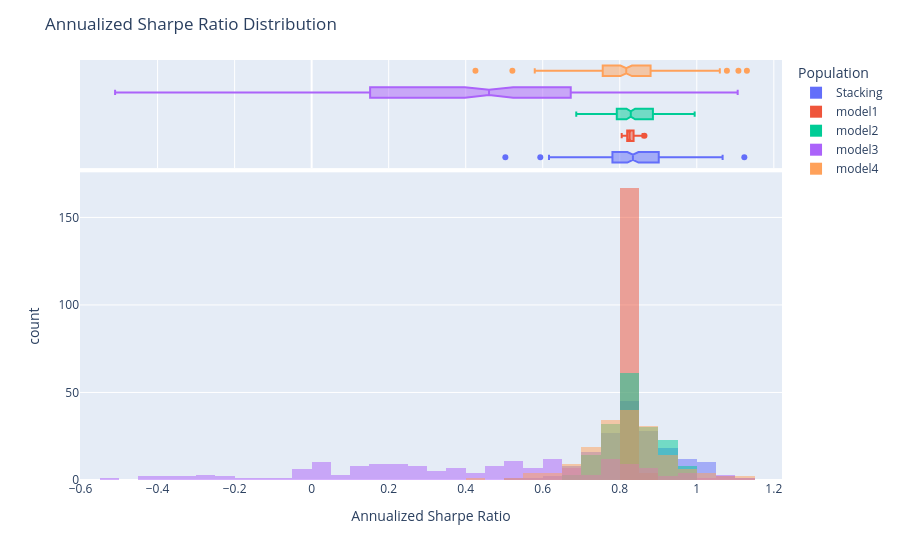

Here is the notebook cell this chart was saved with:
### Code cell
population = Population([])
for model_name, model in model_stacking.estimators:
    pred = cross_val_predict(
        model,
        X_test,
        cv=cv,
        n_jobs=-1,
        portfolio_params=dict(tag=model_name),
    )
    population.extend(pred)
population.extend(pred_stacking)

fig = population.plot_distribution(
    measure_list=[RatioMeasure.ANNUALIZED_SHARPE_RATIO],
    n_bins=40,
    tag_list=["Stacking", "model1", "model2", "model3", "model4"],
)
show(fig)

### Figure 1 — Plotly figure (JSON) as saved in the notebook; plotly's stock layout.template omitted (floating-point values rounded to 4 significant figures; data arrays with more than 128 entries replaced by an {"elided": "..."} marker saying what was removed)
{"data": [{"alignmentgroup": "True", "bingroup": "x", "hovertemplate": "Population=Stacking<br>_value=%{x}<br>count=%{y}<extra></extra>", "legendgroup": "Stacking", "marker": {"color": "#636efa", "opacity": 0.5, "pattern": {"shape": ""}}, "name": "Stacking", "nbinsx": 40, "offsetgroup": "Stacking", "orientation": "v", "showlegend": true, "type": "histogram", "x": {"elided": "171 float values"}, "xaxis": "x", "yaxis": "y"}, {"alignmentgroup": "True", "hovertemplate": "Population=Stacking<br>_value=%{x}<extra></extra>", "legendgroup": "Stacking", "marker": {"color": "#636efa"}, "name": "Stacking", "notched": true, "offsetgroup": "Stacking", "showlegend": false, "type": "box", "x": {"elided": "171 float values"}, "xaxis": "x2", "yaxis": "y2"}, {"alignmentgroup": "True", "bingroup": "x", "hovertemplate": "Population=model1<br>_value=%{x}<br>count=%{y}<extra></extra>", "legendgroup": "model1", "marker": {"color": "#EF553B", "opacity": 0.5, "pattern": {"shape": ""}}, "name": "model1", "nbinsx": 40, "offsetgroup": "model1", "orientation": "v", "showlegend": true, "type": "histogram", "x": {"elided": "171 float values"}, "xaxis": "x", "yaxis": "y"}, {"alignmentgroup": "True", "hovertemplate": "Population=model1<br>_value=%{x}<extra></extra>", "legendgroup": "model1", "marker": {"color": "#EF553B"}, "name": "model1", "notched": true, "offsetgroup": "model1", "showlegend": false, "type": "box", "x": {"elided": "171 float values"}, "xaxis": "x2", "yaxis": "y2"}, {"alignmentgroup": "True", "bingroup": "x", "hovertemplate": "Population=model2<br>_value=%{x}<br>count=%{y}<extra></extra>", "legendgroup": "model2", "marker": {"color": "#00cc96", "opacity": 0.5, "pattern": {"shape": ""}}, "name": "model2", "nbinsx": 40, "offsetgroup": "model2", "orientation": "v", "showlegend": true, "type": "histogram", "x": {"elided": "171 float values"}, "xaxis": "x", "yaxis": "y"}, {"alignmentgroup": "True", "hovertemplate": "Population=model2<br>_value=%{x}<extra></extra>", "legendgroup": "model2", "marker": {"color": "#00cc96"}, "name": "model2", "notched": true, "offsetgroup": "model2", "showlegend": false, "type": "box", "x": {"elided": "171 float values"}, "xaxis": "x2", "yaxis": "y2"}, {"alignmentgroup": "True", "bingroup": "x", "hovertemplate": "Population=model3<br>_value=%{x}<br>count=%{y}<extra></extra>", "legendgroup": "model3", "marker": {"color": "#ab63fa", "opacity": 0.5, "pattern": {"shape": ""}}, "name": "model3", "nbinsx": 40, "offsetgroup": "model3", "orientation": "v", "showlegend": true, "type": "histogram", "x": {"elided": "171 float values"}, "xaxis": "x", "yaxis": "y"}, {"alignmentgroup": "True", "hovertemplate": "Population=model3<br>_value=%{x}<extra></extra>", "legendgroup": "model3", "marker": {"color": "#ab63fa"}, "name": "model3", "notched": true, "offsetgroup": "model3", "showlegend": false, "type": "box", "x": {"elided": "171 float values"}, "xaxis": "x2", "yaxis": "y2"}, {"alignmentgroup": "True", "bingroup": "x", "hovertemplate": "Population=model4<br>_value=%{x}<br>count=%{y}<extra></extra>", "legendgroup": "model4", "marker": {"color": "#FFA15A", "opacity": 0.5, "pattern": {"shape": ""}}, "name": "model4", "nbinsx": 40, "offsetgroup": "model4", "orientation": "v", "showlegend": true, "type": "histogram", "x": {"elided": "171 float values"}, "xaxis": "x", "yaxis": "y"}, {"alignmentgroup": "True", "hovertemplate": "Population=model4<br>_value=%{x}<extra></extra>", "legendgroup": "model4", "marker": {"color": "#FFA15A"}, "name": "model4", "notched": true, "offsetgroup": "model4", "showlegend": false, "type": "box", "x": {"elided": "171 float values"}, "xaxis": "x2", "yaxis": "y2"}], "layout": {"barmode": "overlay", "legend": {"title": {"text": "Population"}, "tracegroupgap": 0}, "margin": {"t": 60}, "title": {"text": "Annualized Sharpe Ratio Distribution"}, "xaxis": {"anchor": "y", "domain": [0, 1], "title": {"text": "Annualized Sharpe Ratio"}}, "xaxis2": {"anchor": "y2", "domain": [0, 1], "matches": "x", "showgrid": true, "showticklabels": false}, "yaxis": {"anchor": "x", "domain": [0, 0.7326], "title": {"text": "count"}}, "yaxis2": {"anchor": "x2", "domain": [0.7426, 1], "matches": "y2", "showgrid": false, "showline": false, "showticklabels": false, "ticks": ""}}}
